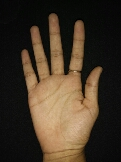
#> input picture BackEnd XAMMP/android_connect/0.jpeg, 121 x 162 px, found by its file name
$ python test.py 0.jpeg 0.jpeg 0.jpeg   (Python 2 division)   (older library calls are emulated)
#> lines starting #> are read from the running program, lines starting #| are printed output that depends on the picture; after the words box and inside, x2 and y2 are one past the last pixel; in counts of white or black regions, pixels touching at a corner belong together
import numpy as np
from PIL import Image
import cv2
import subprocess
import sys
import colorsys
import matplotlib
import imutils

img = cv2.imread('/Applications/XAMPP/xamppfiles/htdocs/android_connect/0.jpeg')
#> img is the input picture: shape (162, 121, 3); mean B, G, R 39.5, 55.1, 68.5
hsv = cv2.cvtColor(img, cv2.COLOR_BGR2HSV)
#> hsv: shape (162, 121, 3); mean H, S, V 21.5, 71.2, 68.9
cv2.imwrite('/Applications/XAMPP/xamppfiles/htdocs/android_connect/hsv.jpeg', hsv)

kernel = np.ones((5,5),np.float32)/25
cv2.imwrite('hsv.jpg', hsv)
kernel = np.ones((5,5),np.float32)/25
blurImg = cv2.medianBlur(hsv,1)
if not blurImg is None and len(blurImg.shape) == 3 and blurImg.shape[2] == 3:
    blue_img, green_img, red_img = cv2.split(blurImg)  # extracting red channel
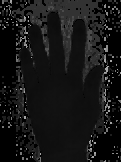
#> blue_img: shape (162, 121); min 0, max 165, mean 21.5
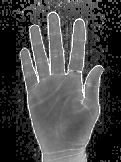
#> green_img: shape (162, 121); min 0, max 255, mean 71.2
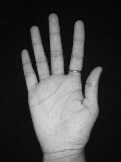
#> red_img: shape (162, 121); min 3, max 224, mean 68.9
    rbin, thresh1 = cv2.threshold(red_img, 58, 255, cv2.THRESH_BINARY_INV)  # thresholding
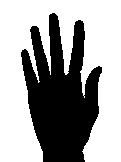
#> thresh1: shape (162, 121); 62.8% white; 1 black region, box (x1, y1, x2, y2) and area: (21, 13, 102, 162) 7296

else:
    if blurImg is None:
        print ("Sorry the image path was not valid")
    else:
        print ("Sorry the Image was not loaded in BGR; 3-channel format")
#ret,thresh1 = cv2.threshold(blurImg,127,255,cv2.THRESH_BINARY_INV)
edges = cv2.Canny(thresh1,40,40)
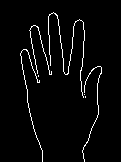
#> edges: shape (162, 121); 3.4% white in thin lines or dots, all inside (x1, y1, x2, y2) = (20, 12, 102, 162)
kernel2 = np.ones((5,5),np.uint8)
skinMask = cv2.dilate(edges,kernel2, iterations = 1)
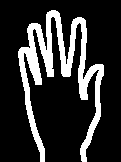
#> skinMask: shape (162, 121); 18.8% white; 1 white region, box (x1, y1, x2, y2) and area: (18, 10, 104, 162) 3693
cv2.imwrite('/Applications/XAMPP/xamppfiles/htdocs/android_connect/frame1.jpeg', skinMask)
size = 30, 30
im = Image.open('/Applications/XAMPP/xamppfiles/htdocs/android_connect/frame1.jpeg')
im.thumbnail(size, Image.ANTIALIAS)
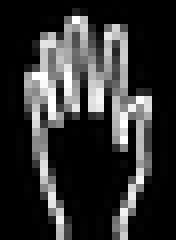
#> im: PIL image 22x30 L (shown 8 times larger); min 0, max 255, mean 49.9
im.save('/Applications/XAMPP/xamppfiles/htdocs/android_connect/image_capture.jpeg')

np.set_printoptions(threshold = np.inf)
im = Image.open('/Applications/XAMPP/xamppfiles/htdocs/android_connect/image_capture.jpeg')

array = []
a = np.array(im.getdata())
#> a = 660 values, max 255 at index 53, min 0 at index 2, mean 51.17


text_file = open("/Applications/XAMPP/xamppfiles/htdocs/android_connect/CapturedImgMatrix.txt", "w")
count = 1
count1 = count + 3
text_file.write('%s '%count1)
for i in a:
    x = a[i]
    text_file.write('%s:%d '%(count, x))
    count = count + 1
#> this loop made 660 passes
#> (i, x) on passes 2 to 4: (4, 2), (0, 1), (0, 1)
#> after the loop, count = 661

text_file.write('\n')

text_file.close()

#testFile = sys.argv[1]
#modelFile = sys.argv[2]
#outputFile = sys.argv[3] # This file stores the predicted class label. This is your final result.

predictCommand = '/usr/local/bin/svm-predict ' + '/Applications/XAMPP/htdocs/android_connect/CapturedImgMatrix.txt' + ' ' + '/Applications/XAMPP/htdocs/android_connect/inputimage.txt.model' + ' ' + '/Applications/XAMPP/htdocs/android_connect/recognizedGesture.txt'
#print predictCommand

try:
#> (the run stopped early here; a loop or call above may not have finished)

$ run again, with BackEnd XAMMP/android_connect/d10.jpg copied over BackEnd XAMMP/android_connect/0.jpeg
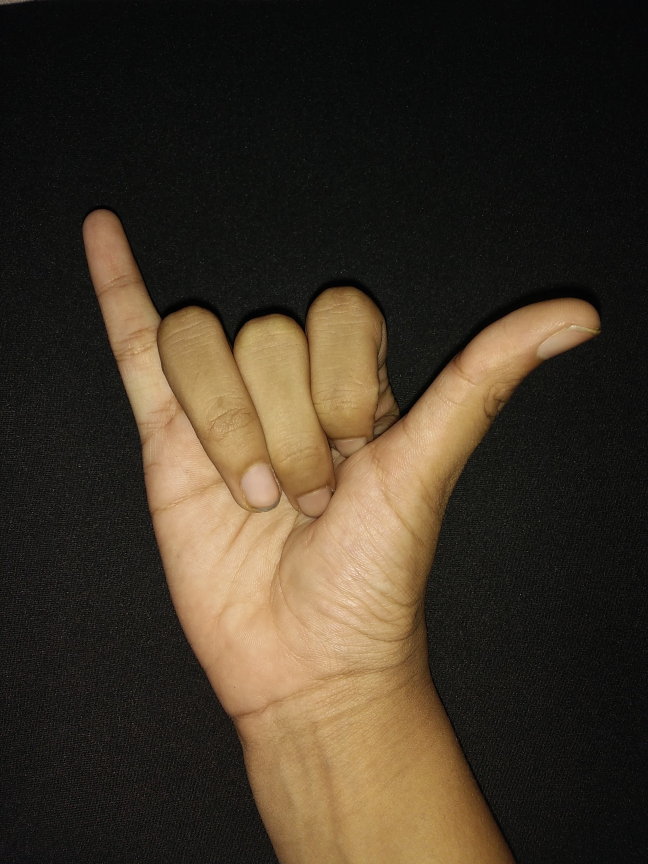
#> input picture BackEnd XAMMP/android_connect/d10.jpg, 1944 x 2592 px, found by its file name (shown at 1/3 size)
#> img is the input picture: shape (2592, 1944, 3); mean B, G, R 38.8, 52.9, 63.5
#> hsv: shape (2592, 1944, 3); mean H, S, V 27, 61.7, 63.8
#> `rbin, thresh1 = cv2.threshold(red_img, 58, 255, cv2.THRESH_BINARY_INV)`:
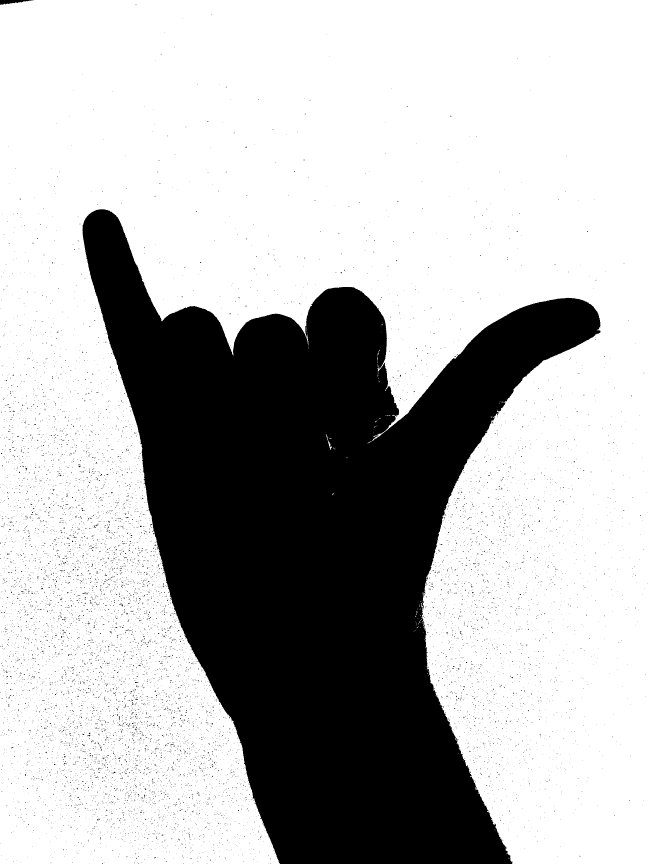
#> thresh1: shape (2592, 1944) (shown at 1/3 size); 71% white; 11510 black regions (11506 under 20 px), largest, box (x1, y1, x2, y2) and area: (247, 628, 1802, 2592) 1433270, (0, 0, 101, 14) 777, (364, 1810, 369, 1819) 23, (405, 2046, 415, 2049) 22
#> edges: shape (2592, 1944); 1.6% white in thin lines or dots
#> skinMask: shape (2592, 1944); 10% white; 3612 white regions, largest, box (x1, y1, x2, y2) and area: (245, 625, 1804, 2592) 58360, (236, 2228, 439, 2379) 10691, (228, 1641, 409, 1835) 7105
#> `im.thumbnail(size, Image.ANTIALIAS)`:
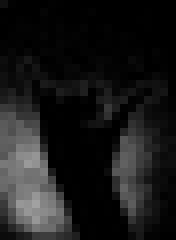
#> im: PIL image 22x30 L (shown 8 times larger); min 0, max 161, mean 25.8
#> a = 660 values, max 156 at index 554, min 0 at index 3, mean 26.07
#> the loop `for i in a:` made 660 passes
#> (i, x) on passes 1 to 3: (12, 0), (7, 0), (1, 7)
#> after the loop `for i in a:`: count = 661

$ run again, with BackEnd XAMMP/android_connect/d12.jpg copied over BackEnd XAMMP/android_connect/0.jpeg
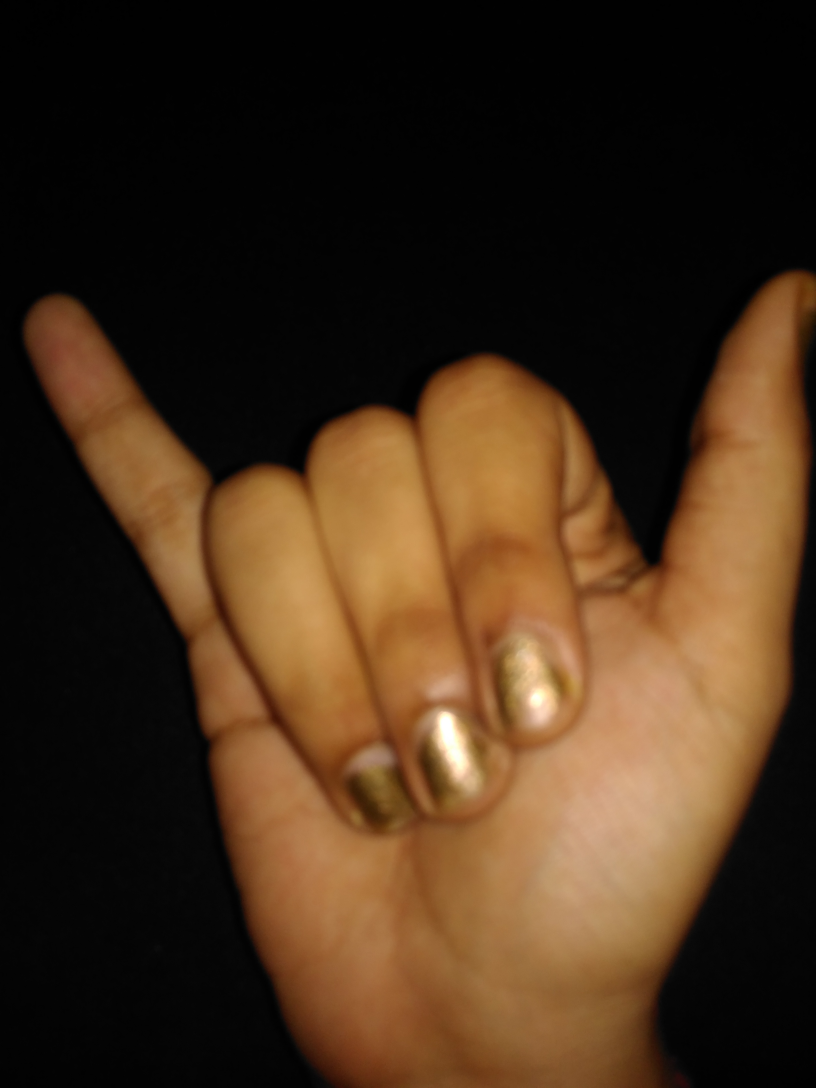
#> input picture BackEnd XAMMP/android_connect/d12.jpg, 2448 x 3264 px, found by its file name (shown at 1/3 size)
#> img is the input picture: shape (3264, 2448, 3); mean B, G, R 26.6, 46.8, 68.6
#> hsv: shape (3264, 2448, 3); mean H, S, V 6.5, 72.8, 68.6
#> `rbin, thresh1 = cv2.threshold(red_img, 58, 255, cv2.THRESH_BINARY_INV)`:
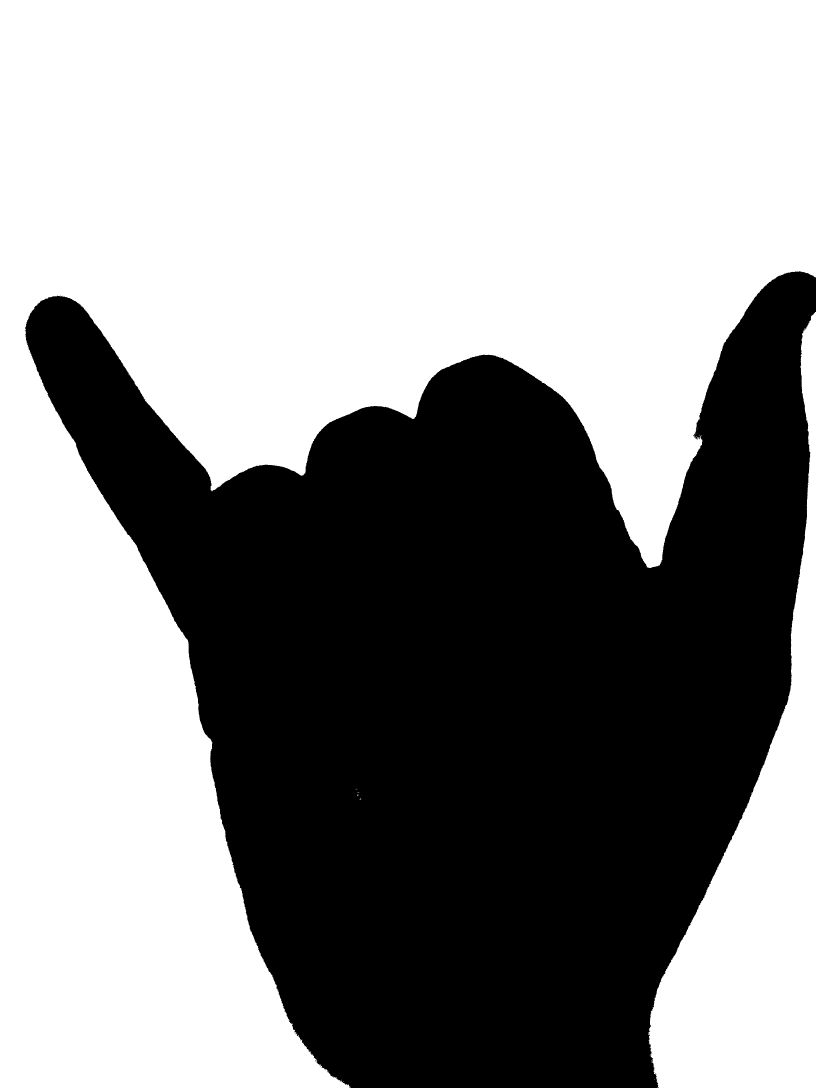
#> thresh1: shape (3264, 2448) (shown at 1/3 size); 57.7% white; 21 black regions (20 under 20 px), largest, box (x1, y1, x2, y2) and area: (76, 814, 2448, 3264) 3379672
#> edges: shape (3264, 2448); 0.12% white in thin lines or dots, all inside (x1, y1, x2, y2) = (75, 813, 2448, 3264)
#> skinMask: shape (3264, 2448); 0.72% white; 5 white regions, box (x1, y1, x2, y2) and area: (73, 811, 2448, 3264) 41958, (1942, 933, 2448, 3264) 15216, (1069, 2374, 1081, 2390) 135, (1065, 2364, 1077, 2371) 84, (1075, 2395, 1086, 2402) 75
#> `im = Image.open('/Applications/XAMPP/xamppfiles/htdocs/android_connect..`:
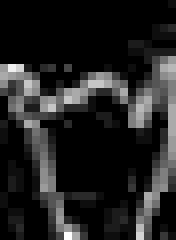
#> im: PIL image 22x30 L (shown 8 times larger); min 0, max 18, mean 2.43; drawn with min black and max white
#> a = 660 values, max 18 at index 646, min 0 at index 0, mean 2.43
#> the loop `for i in a:` made 660 passes
#> i on passes 2 to 4: 0, 0, 0
#> after the loop `for i in a:`: count = 661

$ run again, with BackEnd XAMMP/android_connect/d20.jpg copied over BackEnd XAMMP/android_connect/0.jpeg
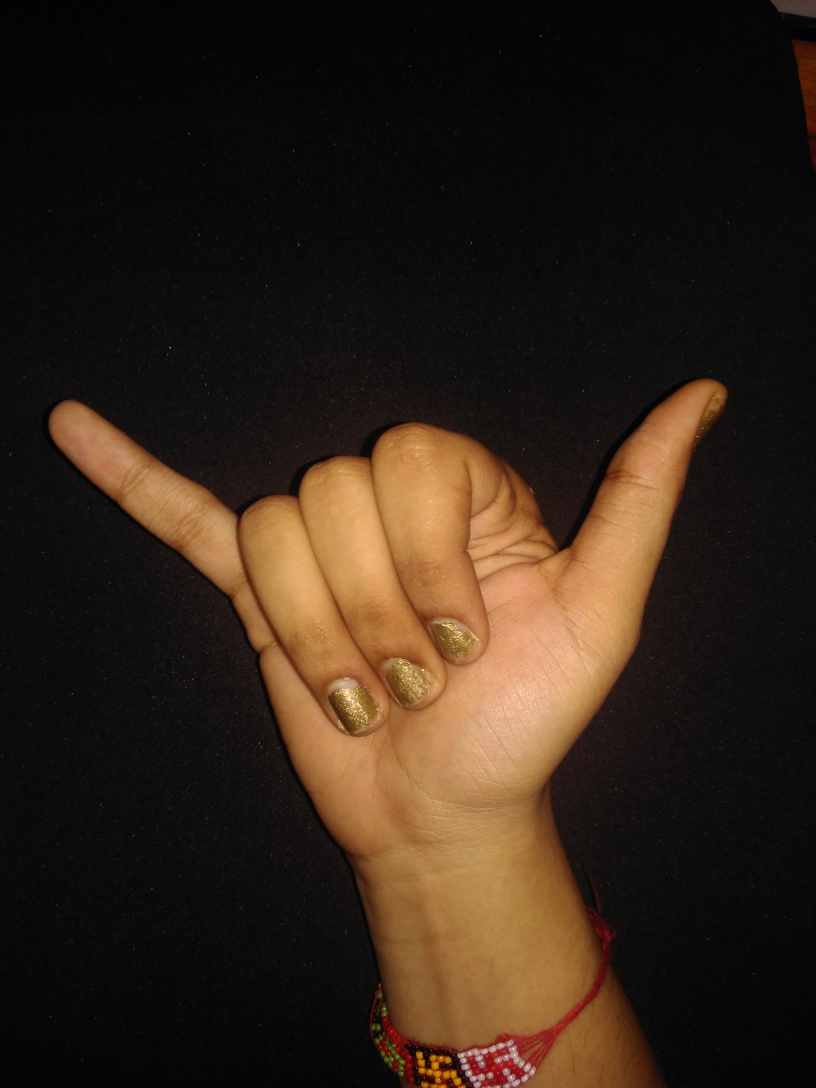
#> input picture BackEnd XAMMP/android_connect/d20.jpg, 2448 x 3264 px, found by its file name (shown at 1/3 size)
#> img is the input picture: shape (3264, 2448, 3); mean B, G, R 24.6, 36.5, 50.3
#> hsv: shape (3264, 2448, 3); mean H, S, V 10.1, 51.6, 50.3
#> thresh1: shape (3264, 2448); 76.3% white; 381 black regions (367 under 20 px), largest, box (x1, y1, x2, y2) and area: (145, 1136, 2182, 3264) 1873995, (2383, 132, 2448, 404) 11040, (2312, 0, 2448, 52) 5178
#> edges: shape (3264, 2448); 0.18% white in thin lines or dots
#> skinMask: shape (3264, 2448); 1.1% white; 306 white regions, largest, box (x1, y1, x2, y2) and area: (143, 1133, 2184, 3264) 53391, (1211, 3127, 1411, 3252) 5520, (2381, 130, 2448, 406) 2342
#> `im.thumbnail(size, Image.ANTIALIAS)`:
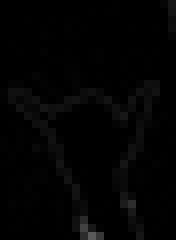
#> im: PIL image 22x30 L (shown 8 times larger); min 0, max 90, mean 2.9
#> a = 660 values, max 76 at index 649, min 0 at index 0, mean 3.31
#> the loop `for i in a:` made 660 passes
#> i on passes 2 to 4: 0, 0, 0
#> after the loop `for i in a:`: count = 661
